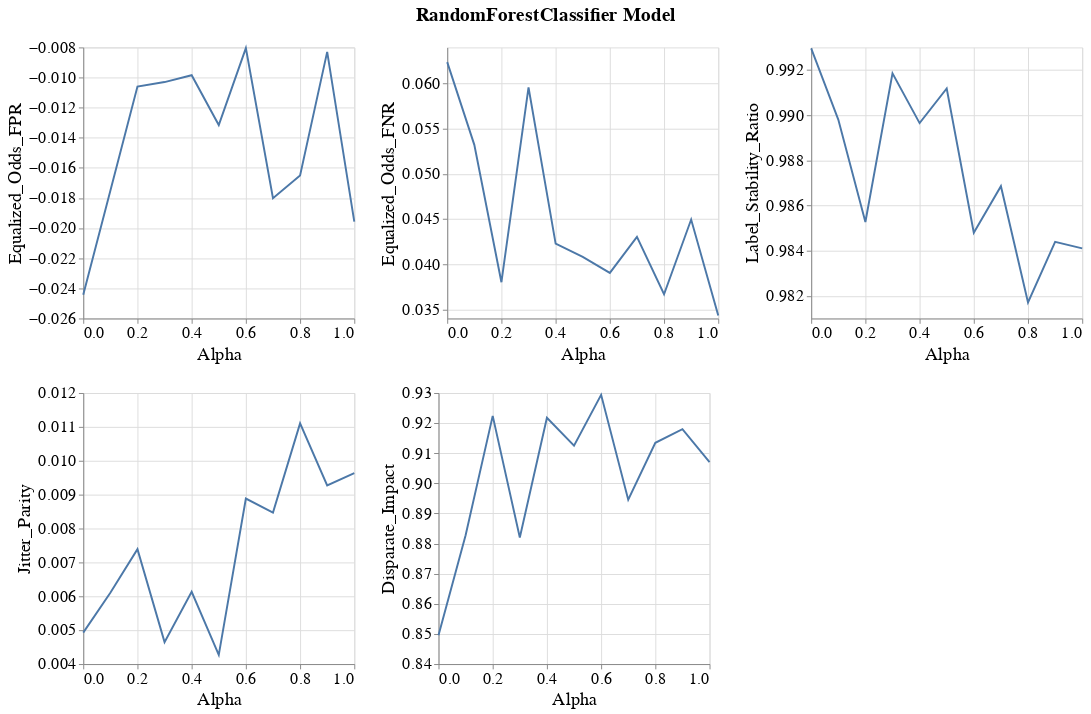

Here is the notebook cell this chart was saved with:
### Markdown cell above
### Line band plots for group metrics

### Code cell
visualizer.create_group_metrics_line_band_plot(group='RAC1P',
                                               model_name=MODEL_NAMES[0],
                                               group_metrics=['Equalized_Odds_FPR', 'Equalized_Odds_FNR', 'Label_Stability_Ratio',
                                                              'Jitter_Parity', 'Disparate_Impact'])

### Figure 1 — Vega-Lite specification as saved in the notebook (floating-point values rounded to 4 significant figures)
{"config": {"view": {"continuousWidth": 400, "continuousHeight": 300}, "axis": {"labelFontSize": 17, "labelFontWeight": "normal", "titleFontSize": 19, "titleFontWeight": "normal"}, "legend": {"labelFontSize": 17, "symbolStrokeWidth": 10, "titleFontSize": 19}, "title": {"fontSize": 17}}, "vconcat": [{"hconcat": [{"layer": [{"mark": {"type": "errorband", "extent": "ci"}, "encoding": {"x": {"field": "Intervention_Param", "title": "Alpha", "type": "quantitative"}, "y": {"field": "Metric_Value", "scale": {"zero": false}, "title": "Equalized_Odds_FPR", "type": "quantitative"}}}, {"mark": "line", "encoding": {"x": {"field": "Intervention_Param", "title": "Alpha", "type": "quantitative"}, "y": {"aggregate": "mean", "field": "Metric_Value", "scale": {"zero": false}, "title": "Equalized_Odds_FPR", "type": "quantitative"}}}], "height": 280, "width": 280}, {"layer": [{"mark": {"type": "errorband", "extent": "ci"}, "encoding": {"x": {"field": "Intervention_Param", "title": "Alpha", "type": "quantitative"}, "y": {"field": "Metric_Value", "scale": {"zero": false}, "title": "Equalized_Odds_FNR", "type": "quantitative"}}}, {"mark": "line", "encoding": {"x": {"field": "Intervention_Param", "title": "Alpha", "type": "quantitative"}, "y": {"aggregate": "mean", "field": "Metric_Value", "scale": {"zero": false}, "title": "Equalized_Odds_FNR", "type": "quantitative"}}}], "data": {"name": "data-47e58da44e149506f9497b8737086456"}, "height": 280, "width": 280}, {"layer": [{"mark": {"type": "errorband", "extent": "ci"}, "encoding": {"x": {"field": "Intervention_Param", "title": "Alpha", "type": "quantitative"}, "y": {"field": "Metric_Value", "scale": {"zero": false}, "title": "Label_Stability_Ratio", "type": "quantitative"}}}, {"mark": "line", "encoding": {"x": {"field": "Intervention_Param", "title": "Alpha", "type": "quantitative"}, "y": {"aggregate": "mean", "field": "Metric_Value", "scale": {"zero": false}, "title": "Label_Stability_Ratio", "type": "quantitative"}}}], "data": {"name": "data-58ad582e0073dd21264692c488b477b4"}, "height": 280, "width": 280}]}, {"hconcat": [{"layer": [{"mark": {"type": "errorband", "extent": "ci"}, "encoding": {"x": {"field": "Intervention_Param", "title": "Alpha", "type": "quantitative"}, "y": {"field": "Metric_Value", "scale": {"zero": false}, "title": "Jitter_Parity", "type": "quantitative"}}}, {"mark": "line", "encoding": {"x": {"field": "Intervention_Param", "title": "Alpha", "type": "quantitative"}, "y": {"aggregate": "mean", "field": "Metric_Value", "scale": {"zero": false}, "title": "Jitter_Parity", "type": "quantitative"}}}], "height": 280, "width": 280}, {"layer": [{"mark": {"type": "errorband", "extent": "ci"}, "encoding": {"x": {"field": "Intervention_Param", "title": "Alpha", "type": "quantitative"}, "y": {"field": "Metric_Value", "scale": {"zero": false}, "title": "Disparate_Impact", "type": "quantitative"}}}, {"mark": "line", "encoding": {"x": {"field": "Intervention_Param", "title": "Alpha", "type": "quantitative"}, "y": {"aggregate": "mean", "field": "Metric_Value", "scale": {"zero": false}, "title": "Disparate_Impact", "type": "quantitative"}}}], "data": {"name": "data-4ee59cf4742361a37d9dd87af6985634"}, "height": 280, "width": 280}], "data": {"name": "data-5bf907f43636e5a8d06210c4f5a2bfb0"}}], "data": {"name": "data-558012b392df7aa11efc4dc642877671"}, "title": {"text": "RandomForestClassifier Model", "anchor": "middle", "dy": -10, "fontSize": 20}, "$schema": "https://vega.github.io/schema/vega-lite/v4.17.0.json", "datasets": {"data-558012b392df7aa11efc4dc642877671": [{"Metric": "Equalized_Odds_FPR", "Model_Name": "RandomForestClassifier", "Experiment_Iteration": "Exp_iter_1", "Intervention_Param": 0.7, "Group": "RAC1P", "Metric_Value": -0.01801}, {"Metric": "Equalized_Odds_FPR", "Model_Name": "RandomForestClassifier", "Experiment_Iteration": "Exp_iter_1", "Intervention_Param": 0.1, "Group": "RAC1P", "Metric_Value": -0.01751}, {"Metric": "Equalized_Odds_FPR", "Model_Name": "RandomForestClassifier", "Experiment_Iteration": "Exp_iter_1", "Intervention_Param": 0.2, "Group": "RAC1P", "Metric_Value": -0.0106}, {"Metric": "Equalized_Odds_FPR", "Model_Name": "RandomForestClassifier", "Experiment_Iteration": "Exp_iter_1", "Intervention_Param": 0.5, "Group": "RAC1P", "Metric_Value": -0.01315}, {"Metric": "Equalized_Odds_FPR", "Model_Name": "RandomForestClassifier", "Experiment_Iteration": "Exp_iter_1", "Intervention_Param": 0.9, "Group": "RAC1P", "Metric_Value": -0.008294}, {"Metric": "Equalized_Odds_FPR", "Model_Name": "RandomForestClassifier", "Experiment_Iteration": "Exp_iter_1", "Intervention_Param": 1.0, "Group": "RAC1P", "Metric_Value": -0.01956}, {"Metric": "Equalized_Odds_FPR", "Model_Name": "RandomForestClassifier", "Experiment_Iteration": "Exp_iter_1", "Intervention_Param": 0.0, "Group": "RAC1P", "Metric_Value": -0.02442}, {"Metric": "Equalized_Odds_FPR", "Model_Name": "RandomForestClassifier", "Experiment_Iteration": "Exp_iter_1", "Intervention_Param": 0.3, "Group": "RAC1P", "Metric_Value": -0.0103}, {"Metric": "Equalized_Odds_FPR", "Model_Name": "RandomForestClassifier", "Experiment_Iteration": "Exp_iter_1", "Intervention_Param": 0.4, "Group": "RAC1P", "Metric_Value": -0.009846}, {"Metric": "Equalized_Odds_FPR", "Model_Name": "RandomForestClassifier", "Experiment_Iteration": "Exp_iter_1", "Intervention_Param": 0.8, "Group": "RAC1P", "Metric_Value": -0.01651}, {"Metric": "Equalized_Odds_FPR", "Model_Name": "RandomForestClassifier", "Experiment_Iteration": "Exp_iter_1", "Intervention_Param": 0.6, "Group": "RAC1P", "Metric_Value": -0.008043}], "data-47e58da44e149506f9497b8737086456": [{"Metric": "Equalized_Odds_FNR", "Model_Name": "RandomForestClassifier", "Experiment_Iteration": "Exp_iter_1", "Intervention_Param": 0.7, "Group": "RAC1P", "Metric_Value": 0.04303}, {"Metric": "Equalized_Odds_FNR", "Model_Name": "RandomForestClassifier", "Experiment_Iteration": "Exp_iter_1", "Intervention_Param": 0.1, "Group": "RAC1P", "Metric_Value": 0.05322}, {"Metric": "Equalized_Odds_FNR", "Model_Name": "RandomForestClassifier", "Experiment_Iteration": "Exp_iter_1", "Intervention_Param": 0.2, "Group": "RAC1P", "Metric_Value": 0.03801}, {"Metric": "Equalized_Odds_FNR", "Model_Name": "RandomForestClassifier", "Experiment_Iteration": "Exp_iter_1", "Intervention_Param": 0.5, "Group": "RAC1P", "Metric_Value": 0.04082}, {"Metric": "Equalized_Odds_FNR", "Model_Name": "RandomForestClassifier", "Experiment_Iteration": "Exp_iter_1", "Intervention_Param": 0.9, "Group": "RAC1P", "Metric_Value": 0.04495}, {"Metric": "Equalized_Odds_FNR", "Model_Name": "RandomForestClassifier", "Experiment_Iteration": "Exp_iter_1", "Intervention_Param": 1.0, "Group": "RAC1P", "Metric_Value": 0.03432}, {"Metric": "Equalized_Odds_FNR", "Model_Name": "RandomForestClassifier", "Experiment_Iteration": "Exp_iter_1", "Intervention_Param": 0.0, "Group": "RAC1P", "Metric_Value": 0.06237}, {"Metric": "Equalized_Odds_FNR", "Model_Name": "RandomForestClassifier", "Experiment_Iteration": "Exp_iter_1", "Intervention_Param": 0.3, "Group": "RAC1P", "Metric_Value": 0.05957}, {"Metric": "Equalized_Odds_FNR", "Model_Name": "RandomForestClassifier", "Experiment_Iteration": "Exp_iter_1", "Intervention_Param": 0.4, "Group": "RAC1P", "Metric_Value": 0.04229}, {"Metric": "Equalized_Odds_FNR", "Model_Name": "RandomForestClassifier", "Experiment_Iteration": "Exp_iter_1", "Intervention_Param": 0.8, "Group": "RAC1P", "Metric_Value": 0.03668}, {"Metric": "Equalized_Odds_FNR", "Model_Name": "RandomForestClassifier", "Experiment_Iteration": "Exp_iter_1", "Intervention_Param": 0.6, "Group": "RAC1P", "Metric_Value": 0.03904}], "data-58ad582e0073dd21264692c488b477b4": [{"Metric": "Label_Stability_Ratio", "Model_Name": "RandomForestClassifier", "Experiment_Iteration": "Exp_iter_1", "Intervention_Param": 0.7, "Group": "RAC1P", "Metric_Value": 0.9869}, {"Metric": "Label_Stability_Ratio", "Model_Name": "RandomForestClassifier", "Experiment_Iteration": "Exp_iter_1", "Intervention_Param": 0.1, "Group": "RAC1P", "Metric_Value": 0.9898}, {"Metric": "Label_Stability_Ratio", "Model_Name": "RandomForestClassifier", "Experiment_Iteration": "Exp_iter_1", "Intervention_Param": 0.2, "Group": "RAC1P", "Metric_Value": 0.9853}, {"Metric": "Label_Stability_Ratio", "Model_Name": "RandomForestClassifier", "Experiment_Iteration": "Exp_iter_1", "Intervention_Param": 0.5, "Group": "RAC1P", "Metric_Value": 0.9912}, {"Metric": "Label_Stability_Ratio", "Model_Name": "RandomForestClassifier", "Experiment_Iteration": "Exp_iter_1", "Intervention_Param": 0.9, "Group": "RAC1P", "Metric_Value": 0.9844}, {"Metric": "Label_Stability_Ratio", "Model_Name": "RandomForestClassifier", "Experiment_Iteration": "Exp_iter_1", "Intervention_Param": 1.0, "Group": "RAC1P", "Metric_Value": 0.9841}, {"Metric": "Label_Stability_Ratio", "Model_Name": "RandomForestClassifier", "Experiment_Iteration": "Exp_iter_1", "Intervention_Param": 0.0, "Group": "RAC1P", "Metric_Value": 0.993}, {"Metric": "Label_Stability_Ratio", "Model_Name": "RandomForestClassifier", "Experiment_Iteration": "Exp_iter_1", "Intervention_Param": 0.3, "Group": "RAC1P", "Metric_Value": 0.9919}, {"Metric": "Label_Stability_Ratio", "Model_Name": "RandomForestClassifier", "Experiment_Iteration": "Exp_iter_1", "Intervention_Param": 0.4, "Group": "RAC1P", "Metric_Value": 0.9896}, {"Metric": "Label_Stability_Ratio", "Model_Name": "RandomForestClassifier", "Experiment_Iteration": "Exp_iter_1", "Intervention_Param": 0.8, "Group": "RAC1P", "Metric_Value": 0.9817}, {"Metric": "Label_Stability_Ratio", "Model_Name": "RandomForestClassifier", "Experiment_Iteration": "Exp_iter_1", "Intervention_Param": 0.6, "Group": "RAC1P", "Metric_Value": 0.9848}], "data-5bf907f43636e5a8d06210c4f5a2bfb0": [{"Metric": "Jitter_Parity", "Model_Name": "RandomForestClassifier", "Experiment_Iteration": "Exp_iter_1", "Intervention_Param": 0.7, "Group": "RAC1P", "Metric_Value": 0.008471}, {"Metric": "Jitter_Parity", "Model_Name": "RandomForestClassifier", "Experiment_Iteration": "Exp_iter_1", "Intervention_Param": 0.1, "Group": "RAC1P", "Metric_Value": 0.006105}, {"Metric": "Jitter_Parity", "Model_Name": "RandomForestClassifier", "Experiment_Iteration": "Exp_iter_1", "Intervention_Param": 0.2, "Group": "RAC1P", "Metric_Value": 0.007389}, {"Metric": "Jitter_Parity", "Model_Name": "RandomForestClassifier", "Experiment_Iteration": "Exp_iter_1", "Intervention_Param": 0.5, "Group": "RAC1P", "Metric_Value": 0.004269}, {"Metric": "Jitter_Parity", "Model_Name": "RandomForestClassifier", "Experiment_Iteration": "Exp_iter_1", "Intervention_Param": 0.9, "Group": "RAC1P", "Metric_Value": 0.00927}, {"Metric": "Jitter_Parity", "Model_Name": "RandomForestClassifier", "Experiment_Iteration": "Exp_iter_1", "Intervention_Param": 1.0, "Group": "RAC1P", "Metric_Value": 0.009633}, {"Metric": "Jitter_Parity", "Model_Name": "RandomForestClassifier", "Experiment_Iteration": "Exp_iter_1", "Intervention_Param": 0.0, "Group": "RAC1P", "Metric_Value": 0.004927}, {"Metric": "Jitter_Parity", "Model_Name": "RandomForestClassifier", "Experiment_Iteration": "Exp_iter_1", "Intervention_Param": 0.3, "Group": "RAC1P", "Metric_Value": 0.004646}, {"Metric": "Jitter_Parity", "Model_Name": "RandomForestClassifier", "Experiment_Iteration": "Exp_iter_1", "Intervention_Param": 0.4, "Group": "RAC1P", "Metric_Value": 0.006133}, {"Metric": "Jitter_Parity", "Model_Name": "RandomForestClassifier", "Experiment_Iteration": "Exp_iter_1", "Intervention_Param": 0.8, "Group": "RAC1P", "Metric_Value": 0.0111}, {"Metric": "Jitter_Parity", "Model_Name": "RandomForestClassifier", "Experiment_Iteration": "Exp_iter_1", "Intervention_Param": 0.6, "Group": "RAC1P", "Metric_Value": 0.008885}], "data-4ee59cf4742361a37d9dd87af6985634": [{"Metric": "Disparate_Impact", "Model_Name": "RandomForestClassifier", "Experiment_Iteration": "Exp_iter_1", "Intervention_Param": 0.7, "Group": "RAC1P", "Metric_Value": 0.8946}, {"Metric": "Disparate_Impact", "Model_Name": "RandomForestClassifier", "Experiment_Iteration": "Exp_iter_1", "Intervention_Param": 0.1, "Group": "RAC1P", "Metric_Value": 0.8827}, {"Metric": "Disparate_Impact", "Model_Name": "RandomForestClassifier", "Experiment_Iteration": "Exp_iter_1", "Intervention_Param": 0.2, "Group": "RAC1P", "Metric_Value": 0.9224}, {"Metric": "Disparate_Impact", "Model_Name": "RandomForestClassifier", "Experiment_Iteration": "Exp_iter_1", "Intervention_Param": 0.5, "Group": "RAC1P", "Metric_Value": 0.9125}, {"Metric": "Disparate_Impact", "Model_Name": "RandomForestClassifier", "Experiment_Iteration": "Exp_iter_1", "Intervention_Param": 0.9, "Group": "RAC1P", "Metric_Value": 0.918}, {"Metric": "Disparate_Impact", "Model_Name": "RandomForestClassifier", "Experiment_Iteration": "Exp_iter_1", "Intervention_Param": 1.0, "Group": "RAC1P", "Metric_Value": 0.907}, {"Metric": "Disparate_Impact", "Model_Name": "RandomForestClassifier", "Experiment_Iteration": "Exp_iter_1", "Intervention_Param": 0.0, "Group": "RAC1P", "Metric_Value": 0.8496}, {"Metric": "Disparate_Impact", "Model_Name": "RandomForestClassifier", "Experiment_Iteration": "Exp_iter_1", "Intervention_Param": 0.3, "Group": "RAC1P", "Metric_Value": 0.882}, {"Metric": "Disparate_Impact", "Model_Name": "RandomForestClassifier", "Experiment_Iteration": "Exp_iter_1", "Intervention_Param": 0.4, "Group": "RAC1P", "Metric_Value": 0.9218}, {"Metric": "Disparate_Impact", "Model_Name": "RandomForestClassifier", "Experiment_Iteration": "Exp_iter_1", "Intervention_Param": 0.8, "Group": "RAC1P", "Metric_Value": 0.9135}, {"Metric": "Disparate_Impact", "Model_Name": "RandomForestClassifier", "Experiment_Iteration": "Exp_iter_1", "Intervention_Param": 0.6, "Group": "RAC1P", "Metric_Value": 0.9294}]}}
